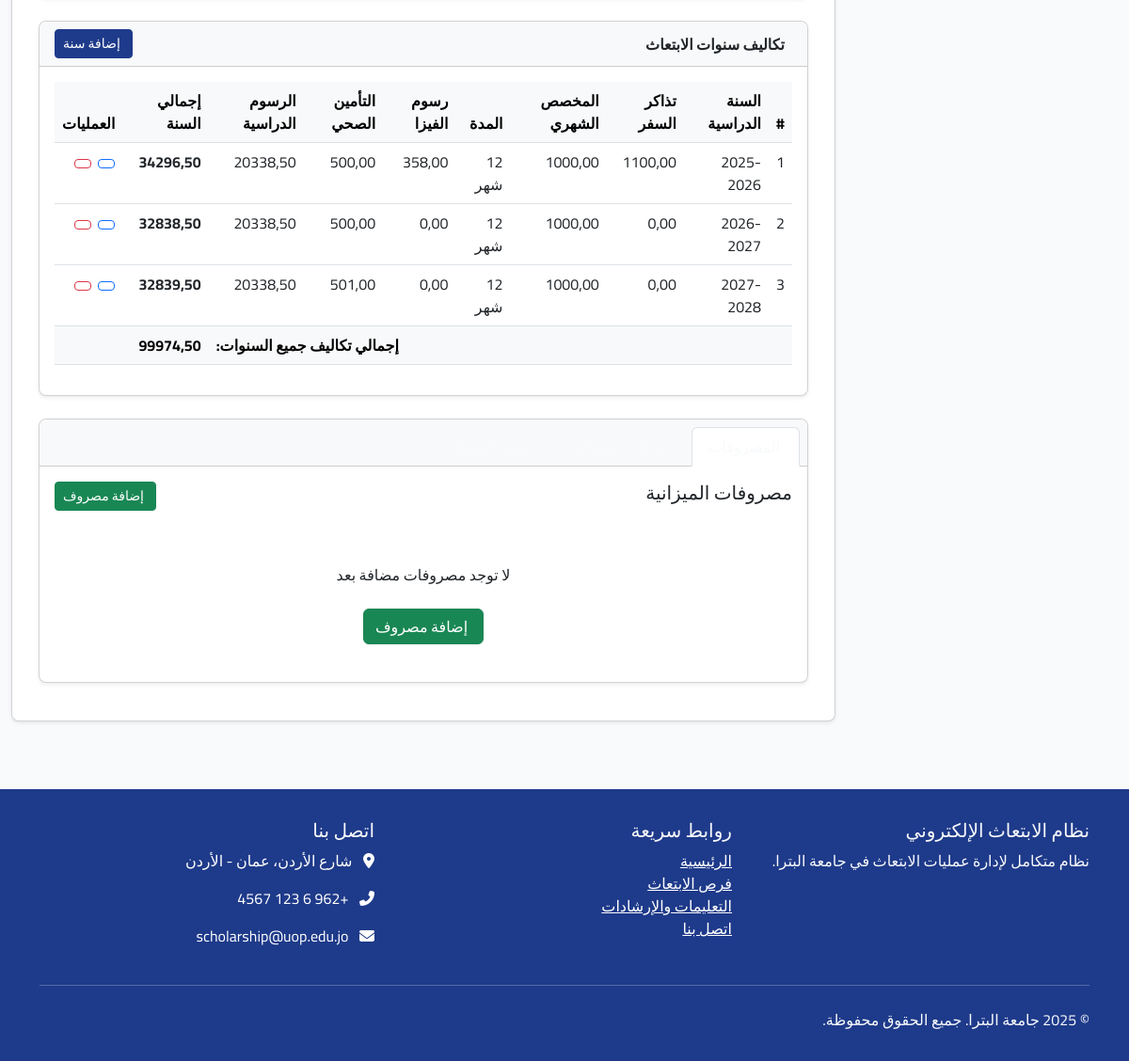
The page /ar/finance/budgets/2/ (signed in, lower part) on the database as committed earlier.
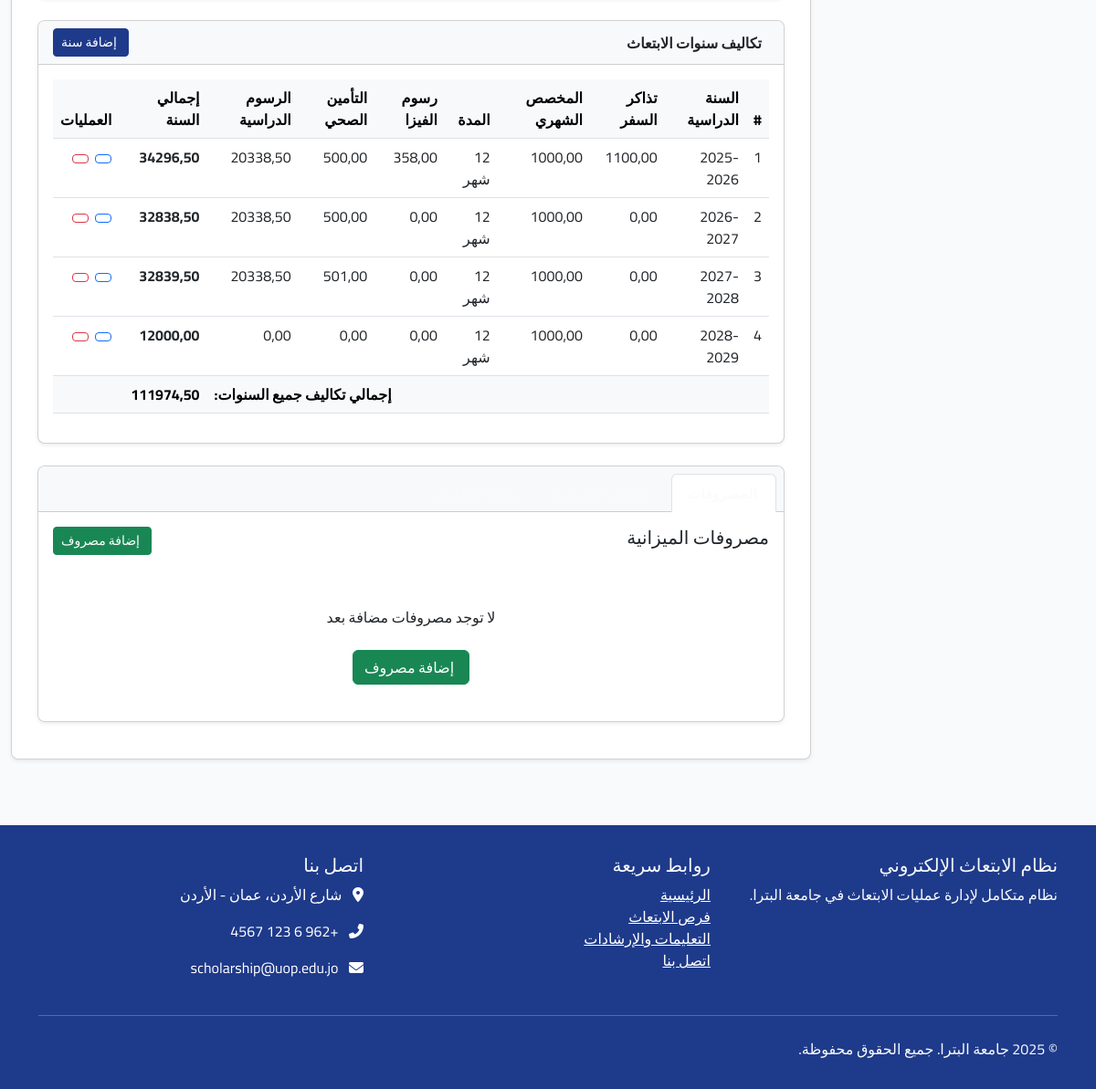
The same page on the database as committed later.
### finance/models.py (models this page shows, shortened)
class YearlyScholarshipCosts(models.Model):
    budget = models.ForeignKey(ScholarshipBudget, on_delete=models.CASCADE,
                               related_name="yearly_costs", verbose_name=_("الميزانية"))
    year_number = models.PositiveIntegerField(_("رقم السنة"), help_text=_("رقم السنة من الابتعاث (1, 2, 3, ...)"))
    academic_year = models.CharField(_("السنة الدراسية"), max_length=9, help_text=_("مثال: 2024-2025"))
    travel_tickets = models.DecimalField(_("تذكرة سفر"), max_digits=10, decimal_places=2, default=0)
    monthly_allowance = models.DecimalField(_("المخصص الشهري"), max_digits=10, decimal_places=2, default=0)
    monthly_duration = models.PositiveIntegerField(_("عدد الأشهر"), default=12)
    visa_fees = models.DecimalField(_("رسوم الفيزا"), max_digits=10, decimal_places=2, default=0)
    health_insurance = models.DecimalField(_("التأمين الصحي"), max_digits=10, decimal_places=2, default=0)
    tuition_fees_local = models.DecimalField(_("الرسوم الدراسية (بالدينار)"), max_digits=10, decimal_places=2,
                                             default=0)
    tuition_fees_foreign = models.DecimalField(_("الرسوم الدراسية (بالعملة الأجنبية)"), max_digits=10, decimal_places=2,
                                               default=0)
    fiscal_year = models.ForeignKey(FiscalYear, on_delete=models.SET_NULL,
                                    verbose_name=_("السنة المالية"),
                                    related_name="yearly_scholarship_costs",
                                    null=True, blank=True)
    created_at = models.DateTimeField(_("تاريخ الإنشاء"), auto_now_add=True)
    updated_at = models.DateTimeField(_("تاريخ التحديث"), auto_now=True)
    def total_monthly_allowance(self):
        return self.monthly_allowance * self.monthly_duration
    def total_year_cost(self):
        return (
                self.travel_tickets +
                self.total_monthly_allowance() +
                self.visa_fees +
                self.health_insurance +
                self.tuition_fees_local
        )
    class Meta:
        verbose_name = _("تكاليف سنوية للابتعاث")
        verbose_name_plural = _("التكاليف السنوية للابتعاث")
        ordering = ['year_number']
        unique_together = ['budget', 'year_number']

class ScholarshipBudget(models.Model):
    application = models.OneToOneField(Application, on_delete=models.CASCADE,
                                       verbose_name=_("طلب الابتعاث"),
                                       related_name="budget")
    fiscal_year = models.ForeignKey(FiscalYear, on_delete=models.CASCADE,
                                    verbose_name=_("السنة المالية"),
                                    related_name="scholarship_budgets",
                                    null=True)
    total_amount = models.DecimalField(_("المبلغ الإجمالي"), max_digits=12, decimal_places=2)
    start_date = models.DateField(_("تاريخ بدء الميزانية"))
    end_date = models.DateField(_("تاريخ انتهاء الميزانية"))
    created_by = models.ForeignKey(User, on_delete=models.CASCADE,
                                   verbose_name=_("تم الإنشاء بواسطة"),
                                   related_name="created_budgets")
    created_at = models.DateTimeField(_("تاريخ الإنشاء"), auto_now_add=True)
    updated_at = models.DateTimeField(_("تاريخ التحديث"), auto_now=True)
    notes = models.TextField(_("ملاحظات"), blank=True, null=True)
    tuition_fees = models.DecimalField(_("الرسوم الدراسية"), max_digits=12, decimal_places=2, default=0)
    monthly_stipend = models.DecimalField(_("المخصص الشهري"), max_digits=12, decimal_places=2, default=0)
    travel_allowance = models.DecimalField(_("بدل السفر"), max_digits=12, decimal_places=2, default=0)
    health_insurance = models.DecimalField(_("التأمين الصحي"), max_digits=12, decimal_places=2, default=0)
    books_allowance = models.DecimalField(_("بدل الكتب"), max_digits=12, decimal_places=2, default=0)
    research_allowance = models.DecimalField(_("بدل البحث العلمي"), max_digits=12, decimal_places=2, default=0)
    conference_allowance = models.DecimalField(_("بدل المؤتمرات"), max_digits=12, decimal_places=2, default=0)
    other_expenses = models.DecimalField(_("مصاريف أخرى"), max_digits=12, decimal_places=2, default=0)
    STATUS_CHOICES = [
        ('active', _('نشطة')),
        ('suspended', _('معلقة')),
        ('closed', _('مغلقة')),
    ]
    status = models.CharField(_("حالة الميزانية"), max_length=20, choices=STATUS_CHOICES, default='active')
    academic_year = models.CharField(_("السنة الدراسية"), max_length=9,
                                     help_text=_("مثال: 2024-2025"), default="2024-2025")
    exchange_rate = models.DecimalField(_("سعر الصرف"), max_digits=6, decimal_places=2, default=0.91,
                                        help_text=_("سعر صرف العملة الأجنبية"))
    foreign_currency = models.CharField(_("العملة الأجنبية"), max_length=3, default="GBP")
    is_current = models.BooleanField(_("السنة الحالية"), default=True,
                                     help_text=_("هل هذه الميزانية للسنة الحالية؟"))
    class Meta:
        verbose_name = _("ميزانية الابتعاث")
        verbose_name_plural = _("ميزانيات الابتعاث")
        ordering = ['-created_at']
    def get_remaining_amount(self):
        spent_amount = self.expenses.filter(
            date__gte=self.fiscal_year.start_date if self.fiscal_year else self.start_date,
            date__lte=self.fiscal_year.end_date if self.fiscal_year else self.end_date,
            status='approved'
        ).aggregate(models.Sum('amount'))['amount__sum'] or 0
        return self.total_amount - spent_amount
    def get_spent_amount(self):
        return self.expenses.filter(
            date__gte=self.fiscal_year.start_date if self.fiscal_year else self.start_date,
            date__lte=self.fiscal_year.end_date if self.fiscal_year else self.end_date,
            status='approved'
        ).aggregate(models.Sum('amount'))['amount__sum'] or 0
    def get_spent_percentage(self):
        if self.total_amount > 0:
            return (self.get_spent_amount() / self.total_amount) * 100
        return 0
    def get_yearly_costs_total(self):
        return sum(cost.total_year_cost() for cost in self.yearly_costs.all())

### finance/views.py (the view)
# urls.py: path('budgets/<int:budget_id>/', views.budget_detail, name='budget_detail'),
@login_required
@permission_required('finance.view_scholarshipbudget', raise_exception=True)
def budget_detail(request, budget_id):
    budget = get_object_or_404(ScholarshipBudget, id=budget_id)
    budget.spent_amount = budget.get_spent_amount()
    budget.remaining_amount = budget.get_remaining_amount()
    budget.spent_percentage = budget.get_spent_percentage()
    if budget.fiscal_year:
        expenses = Expense.objects.filter(
            budget=budget,
            fiscal_year=budget.fiscal_year
        ).order_by('-date')
    else:
        expenses = Expense.objects.filter(budget=budget).order_by('-date')
    expenses_by_category = expenses.values('category__name').annotate(
        total=Sum('amount')
    ).order_by('-total')
    if budget.fiscal_year:
        adjustments = BudgetAdjustment.objects.filter(
            budget=budget,
            fiscal_year=budget.fiscal_year
        ).order_by('-date')
    else:
        adjustments = BudgetAdjustment.objects.filter(budget=budget).order_by('-date')
    yearly_costs = YearlyScholarshipCosts.objects.filter(budget=budget).order_by('year_number')
    logs = FinancialLog.objects.filter(
        Q(budget=budget) |
        Q(expense__budget=budget) |
        Q(adjustment__budget=budget)
    ).order_by('-created_at')[:20]
    open_fiscal_years = FiscalYear.objects.filter(status='open').order_by('-year')
    context = {
        'budget': budget,
        'expenses': expenses,
        'expenses_by_category': expenses_by_category,
        'adjustments': adjustments,
        'yearly_costs': yearly_costs,
        'logs': logs,
        'open_fiscal_years': open_fiscal_years,
    }
    return render(request, 'finance/budget_detail.html', context)

### core/context_processors.py (called while the page is built)
def user_role(request):
    role = 'anonymous'
    if request.user.is_authenticated:
        role = request.user.profile.role
    return {
        'user_role': role
    }

### finance/templates/finance/budget_detail.html (shortened to what the changed rows need)
{% extends "finance/base.html" %}
{% load i18n %}
{% load static %}
{% block finance_content %}
<div class="container-fluid py-4">
    <div class="row mb-4">
        <div class="col-md-12">
            <div class="card shadow-sm">
                <div class="card-body">
                    {% if yearly_costs %}
                    <div class="table-responsive">
                        <table class="table table-hover">
                            <thead class="table-light">
                                <tr>
                                    <th>#</th>
                                    <th>{% trans "السنة الدراسية" %}</th>
                                    <th>{% trans "تذاكر السفر" %}</th>
                                    <th>{% trans "المخصص الشهري" %}</th>
                                    <th>{% trans "المدة" %}</th>
                                    <th>{% trans "رسوم الفيزا" %}</th>
                                    <th>{% trans "التأمين الصحي" %}</th>
                                    <th>{% trans "الرسوم الدراسية" %}</th>
                                    <th>{% trans "إجمالي السنة" %}</th>
                                    <th>{% trans "العمليات" %}</th>
                                </tr>
                            </thead>
                            <tbody>
                                {% for cost in yearly_costs %}
                                <tr>
                                    <td>{{ cost.year_number }}</td>
                                    <td>{{ cost.academic_year }}</td>
                                    <td>{{ cost.travel_tickets }}</td>
                                    <td>{{ cost.monthly_allowance }}</td>
                                    <td>{{ cost.monthly_duration }} {% trans "شهر" %}</td>
                                    <td>{{ cost.visa_fees }}</td>
                                    <td>{{ cost.health_insurance }}</td>
                                    <td>{{ cost.tuition_fees_local }}</td>
                                    <td><strong>{{ cost.total_year_cost }}</strong></td>
                                    <td>
                                        <a href="#" class="btn btn-sm btn-outline-primary me-1">
                                        </a>
                                        <a href="#" class="btn btn-sm btn-outline-danger">
                                        </a>
                                    </td>
                                </tr>
                                {% endfor %}
                            </tbody>
                            <tfoot class="table-light">
                                <tr>
                                    <td colspan="8" class="text-end"><strong>{% trans "إجمالي تكاليف جميع السنوات:" %}</strong></td>
                                    <td><strong>{{ budget.get_yearly_costs_total }}</strong></td>
                                    <td></td>
                                </tr>
                            </tfoot>
                        </table>
                    </div>
                    {% endif %}
                </div>
            </div>
        </div>
    </div>
</div>
{% endblock %}

Rows that differ between the two databases and show on the page:
added YearlyScholarshipCosts: year_number "4", academic_year "2028-2029", travel_tickets "0,00", monthly_allowance "1000,00", monthly_duration "12", visa_fees "0,00", health_insurance "0,00", tuition_fees_local "0,00", total_year_cost "12000,00"
computed for ScholarshipBudget: get_yearly_costs_total "99974,50" → "111974,50"
